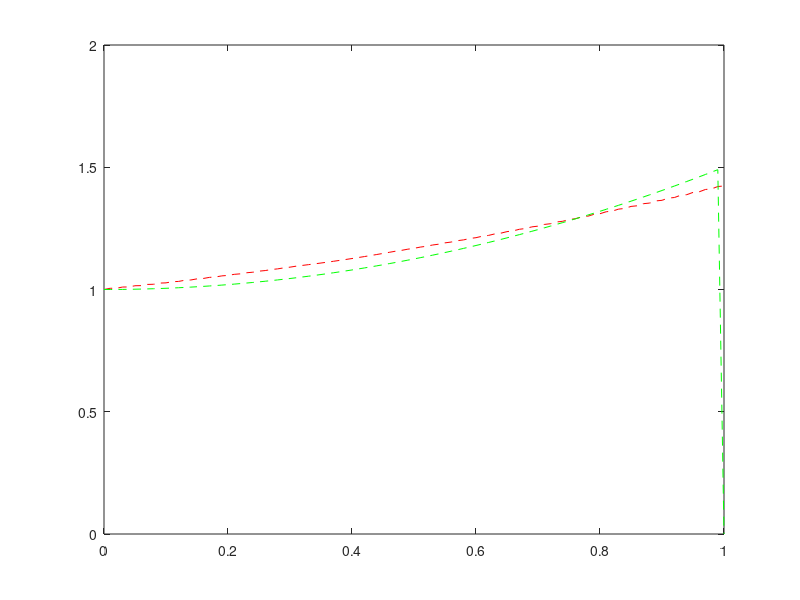

Write MATLAB code to recreate this figure.
format long;

% This program is somewhat wrong, it needs to be checked
h = 0.01; % step size
x = 0:h:1;

y = zeros(size(x));
y_1 = zeros(size(x));
actuals = zeros(size(x));
y(1) = 1;
y_1(1) = 1;

[~, n] = size(x);

error_max = 0.001;
max_iter = 100;

f_xy = @(x, y) x;
integrated = @(x, y) x^2/2 + 1;

for i = 1:n-1
	actual = integrated(x(i), y(i));
	actuals(i) = actual;
	
	phi = f_xy(x(i), y(i));
	y(i+1) = y(i) + phi * h;

	y_1(i+1) = y(i) + h/2 * (f_xy(x(i),y(i)) + y(i+1));

	iter = 0
	while abs(y_1(i) - y(i + 1)) > error_max && iter < max_iter
		y(i+1) = y_1(i);
		y_1(i+1) = y(i) + h/2 * (f_xy(x(i),y(i)) + y(i+1));
		iter = iter + 1;
	end
	disp(iter);
end
plot(x, y_1, "r--");
hold on;
plot(x, actuals, "g--");
